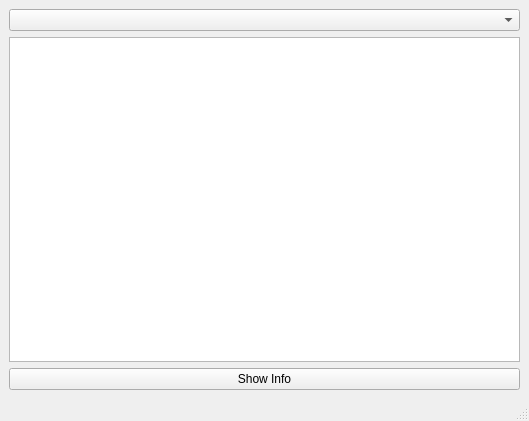
<?xml version="1.0" encoding="UTF-8"?>
<ui version="4.0">
 <class>MainWindow</class>
 <widget class="QMainWindow" name="MainWindow">
  <property name="geometry">
   <rect>
    <x>0</x>
    <y>0</y>
    <width>529</width>
    <height>421</height>
   </rect>
  </property>
  <property name="windowTitle">
   <string>MainWindow</string>
  </property>
  <widget class="QWidget" name="centralwidget">
   <layout class="QVBoxLayout" name="verticalLayout_2">
    <item>
     <layout class="QVBoxLayout" name="verticalLayout">
      <item>
       <widget class="QComboBox" name="comboBox"/>
      </item>
      <item>
       <widget class="QListWidget" name="listWidget"/>
      </item>
      <item>
       <widget class="QPushButton" name="pushButton">
        <property name="text">
         <string>Show Info</string>
        </property>
       </widget>
      </item>
     </layout>
    </item>
   </layout>
  </widget>
  <widget class="QMenuBar" name="menubar">
   <property name="geometry">
    <rect>
     <x>0</x>
     <y>0</y>
     <width>529</width>
     <height>25</height>
    </rect>
   </property>
  </widget>
  <widget class="QStatusBar" name="statusbar"/>
 </widget>
 <resources/>
 <connections/>
</ui>
